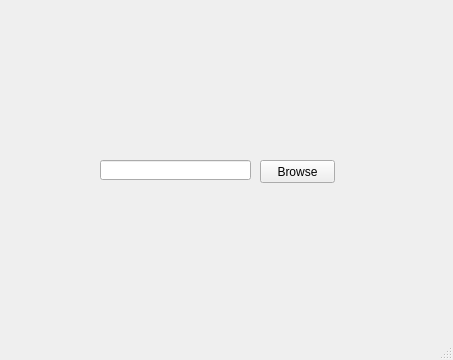
<?xml version="1.0" encoding="UTF-8"?>
<ui version="4.0">
 <class>MainWindow</class>
 <widget class="QMainWindow" name="MainWindow">
  <property name="geometry">
   <rect>
    <x>0</x>
    <y>0</y>
    <width>453</width>
    <height>360</height>
   </rect>
  </property>
  <property name="windowTitle">
   <string>MainWindow</string>
  </property>
  <widget class="QWidget" name="centralwidget">
   <widget class="QLineEdit" name="filename">
    <property name="geometry">
     <rect>
      <x>100</x>
      <y>160</y>
      <width>151</width>
      <height>20</height>
     </rect>
    </property>
   </widget>
   <widget class="QPushButton" name="browse">
    <property name="geometry">
     <rect>
      <x>260</x>
      <y>160</y>
      <width>75</width>
      <height>23</height>
     </rect>
    </property>
    <property name="text">
     <string>Browse</string>
    </property>
   </widget>
  </widget>
  <widget class="QMenuBar" name="menubar">
   <property name="geometry">
    <rect>
     <x>0</x>
     <y>0</y>
     <width>453</width>
     <height>21</height>
    </rect>
   </property>
  </widget>
  <widget class="QStatusBar" name="statusbar"/>
 </widget>
 <resources/>
 <connections/>
</ui>
